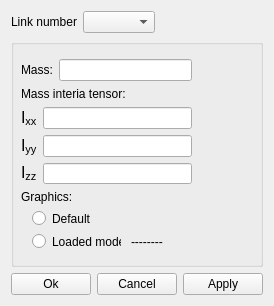
<?xml version="1.0" encoding="UTF-8"?>
<ui version="4.0">
 <class>LinksPropertiesWidget</class>
 <widget class="QWidget" name="LinksPropertiesWidget">
  <property name="geometry">
   <rect>
    <x>0</x>
    <y>0</y>
    <width>257</width>
    <height>306</height>
   </rect>
  </property>
  <property name="windowTitle">
   <string>Link properties</string>
  </property>
  <property name="windowIcon">
   <iconset>
    <normaloff>:/Res/MBSD_icon.png</normaloff>:/Res/MBSD_icon.png</iconset>
  </property>
  <layout class="QVBoxLayout" name="verticalLayout_5">
   <item>
    <layout class="QHBoxLayout" name="horizontalLayout_4">
     <item>
      <widget class="QLabel" name="label">
       <property name="text">
        <string>Link number</string>
       </property>
      </widget>
     </item>
     <item>
      <widget class="QComboBox" name="comboBox_Links"/>
     </item>
     <item>
      <spacer name="horizontalSpacer">
       <property name="orientation">
        <enum>Qt::Horizontal</enum>
       </property>
       <property name="sizeHint" stdset="0">
        <size>
         <width>40</width>
         <height>20</height>
        </size>
       </property>
      </spacer>
     </item>
    </layout>
   </item>
   <item>
    <widget class="QGroupBox" name="groupBox">
     <property name="sizePolicy">
      <sizepolicy hsizetype="Expanding" vsizetype="Expanding">
       <horstretch>0</horstretch>
       <verstretch>0</verstretch>
      </sizepolicy>
     </property>
     <property name="title">
      <string/>
     </property>
     <widget class="QLabel" name="label_4">
      <property name="geometry">
       <rect>
        <x>10</x>
        <y>150</y>
        <width>61</width>
        <height>16</height>
       </rect>
      </property>
      <property name="text">
       <string>Graphics:</string>
      </property>
     </widget>
     <widget class="QRadioButton" name="radioButton_Default">
      <property name="geometry">
       <rect>
        <x>21</x>
        <y>171</y>
        <width>58</width>
        <height>17</height>
       </rect>
      </property>
      <property name="text">
       <string>Default</string>
      </property>
     </widget>
     <widget class="QRadioButton" name="radioButton_LoadedModel">
      <property name="geometry">
       <rect>
        <x>21</x>
        <y>194</y>
        <width>89</width>
        <height>17</height>
       </rect>
      </property>
      <property name="text">
       <string>Loaded model</string>
      </property>
     </widget>
     <widget class="QWidget" name="layoutWidget">
      <property name="geometry">
       <rect>
        <x>10</x>
        <y>20</y>
        <width>171</width>
        <height>125</height>
       </rect>
      </property>
      <layout class="QVBoxLayout" name="verticalLayout_4">
       <item>
        <layout class="QHBoxLayout" name="horizontalLayout_3">
         <item>
          <widget class="QLabel" name="label_2">
           <property name="text">
            <string>Mass:</string>
           </property>
          </widget>
         </item>
         <item>
          <widget class="QLineEdit" name="lineEdit_Mass"/>
         </item>
        </layout>
       </item>
       <item>
        <widget class="QLabel" name="label_3">
         <property name="text">
          <string>Mass interia tensor:</string>
         </property>
        </widget>
       </item>
       <item>
        <layout class="QHBoxLayout" name="horizontalLayout_2">
         <item>
          <layout class="QVBoxLayout" name="verticalLayout_3">
           <item>
            <widget class="QLabel" name="label_5">
             <property name="font">
              <font>
               <pointsize>12</pointsize>
              </font>
             </property>
             <property name="text">
              <string>I&lt;sub&gt;xx&lt;/sub&gt;</string>
             </property>
            </widget>
           </item>
           <item>
            <widget class="QLabel" name="label_6">
             <property name="font">
              <font>
               <pointsize>12</pointsize>
              </font>
             </property>
             <property name="text">
              <string>&lt;html&gt;&lt;head/&gt;&lt;body&gt;&lt;p&gt;I&lt;span style=&quot; vertical-align:sub;&quot;&gt;yy&lt;/span&gt;&lt;/p&gt;&lt;/body&gt;&lt;/html&gt;</string>
             </property>
            </widget>
           </item>
           <item>
            <widget class="QLabel" name="label_7">
             <property name="font">
              <font>
               <pointsize>12</pointsize>
              </font>
             </property>
             <property name="text">
              <string>&lt;html&gt;&lt;head/&gt;&lt;body&gt;&lt;p&gt;I&lt;span style=&quot; vertical-align:sub;&quot;&gt;zz&lt;/span&gt;&lt;/p&gt;&lt;/body&gt;&lt;/html&gt;</string>
             </property>
            </widget>
           </item>
          </layout>
         </item>
         <item>
          <layout class="QVBoxLayout" name="verticalLayout_2">
           <item>
            <widget class="QLineEdit" name="lineEdit_Ixx"/>
           </item>
           <item>
            <widget class="QLineEdit" name="lineEdit_Iyy"/>
           </item>
           <item>
            <widget class="QLineEdit" name="lineEdit_Izz"/>
           </item>
          </layout>
         </item>
        </layout>
       </item>
      </layout>
     </widget>
     <widget class="QLabel" name="label_LoadedModelName">
      <property name="geometry">
       <rect>
        <x>120</x>
        <y>192</y>
        <width>101</width>
        <height>21</height>
       </rect>
      </property>
      <property name="text">
       <string>--------</string>
      </property>
     </widget>
    </widget>
   </item>
   <item>
    <layout class="QHBoxLayout" name="horizontalLayout">
     <item>
      <widget class="QPushButton" name="pushButton_OK">
       <property name="text">
        <string>Ok</string>
       </property>
      </widget>
     </item>
     <item>
      <widget class="QPushButton" name="pushButton_Cancel">
       <property name="text">
        <string>Cancel</string>
       </property>
      </widget>
     </item>
     <item>
      <widget class="QPushButton" name="pushButton_Apply">
       <property name="text">
        <string>Apply</string>
       </property>
      </widget>
     </item>
    </layout>
   </item>
  </layout>
 </widget>
 <resources/>
 <connections/>
</ui>
